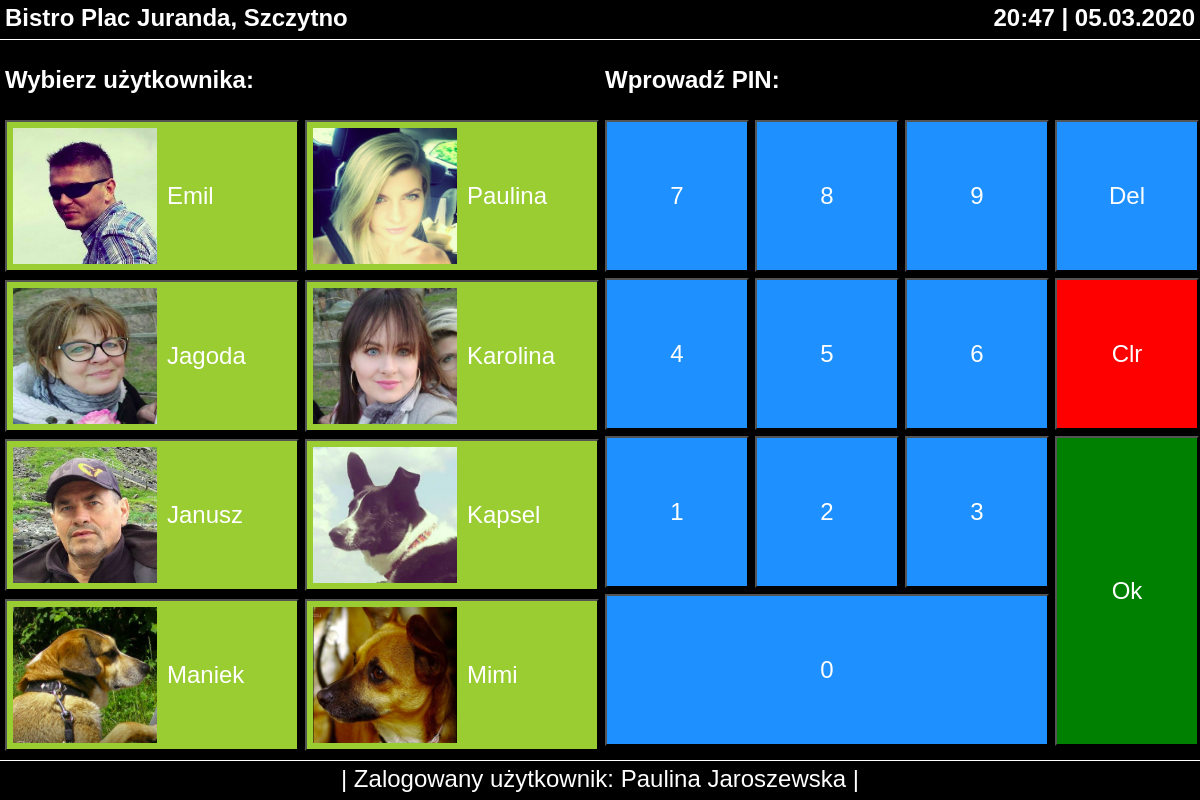
The page /bistro/panel_logowania (signed in) on the database its author committed.
### BistroManagementToolApp/models.py (models this page shows, shortened)
class ApplicationUser (models.Model):
    user = models.OneToOneField(User,on_delete=models.CASCADE,related_name='additional_fields')
    picture = models.ImageField(upload_to='profile_pics',blank=True)
    salary = models.DecimalField(max_digits=10,decimal_places=2,default='0.00')
    work_scheadule = models.OneToOneField(WorkScheadule,blank=True,null=True,on_delete=models.SET_NULL)

### BistroManagementToolApp/views.py (the view)
def panel_logowania(request):
    if request.method == "POST":
        username = request.POST.get('username')
        password = request.POST.get('password')
        user = authenticate(username=username,password=password)
        if user:
            if user.is_active:
                login(request,user)
                if User.objects.get(username=username).groups.filter(name='Employee').exists():
                    return redirect('/bistro/panel_sprzedawcy')
                else:
                    return redirect('/bistro/panel_administratora')
            else:
                return HttpResponse('Account not active')
        else:
            return redirect('/bistro/wrong_credentials_page')
    else:
        application_users = ApplicationUser.objects.all()
        my_dict = {'application_users':application_users}
        return render(request, 'BistroManagementToolApp/panel_logowania.html', context=my_dict)

### templates/BistroManagementToolApp/panel_logowania.html (shortened to what this page needs)
<!DOCTYPE html>
{% extends "BistroManagementToolApp/base.html" %}
{% load static %}
{% block own_css_block %}
    <link rel="stylesheet" href={% static "css/BistroManagementToolApp/styles_main.css" %}>
{% endblock %}
{% block body_block %}
    <div class="users-column">
        <div class="user_section_header"><strong>Wybierz użytkownika:</strong></div>
        <div class="users-container disable-scrollbars">
                {% for usr in application_users %}
                <button id="u_{{ usr.user.id }}" data-username="{{ usr.user.username }}" class="user-tile">
                    <div class="user-tile-img">{% if usr.picture %}<img src="{{ usr.picture.url }}">{% else %}<img src="{% static "img/BistroManagementToolApp/user-icon.png" %}">{% endif %}</div>
                    <div class="user-tile-name">{{ usr.user.first_name}}</div>
                </button>
                {% endfor %}
        </div>
    </div>
    <div class="keyboard-column">
        <div class="keyboard_section_header"><strong>Wprowadź PIN:</strong></div>
        <div class="keyboard-container">
                <button id="d9" class="digit">9</button>
                <button id="d8" class="digit">8</button>
                <button id="d7" class="digit">7</button>
                <button id="backspace" class="digit">Del</button>
                <button id="d6" class="digit">6</button>
                <button id="d5" class="digit">5</button>
                <button id="d4" class="digit">4</button>
                <button id="clear" class="digit">Clr</button>
                <button id="d3" class="digit">3</button>
                <button id="d2" class="digit">2</button>
                <button id="d1" class="digit">1</button>
                <button id="d0" class="digit">0</button>
                <button id="ok" class="digit">Ok</button>
        </div>
    </div>
{% endblock %}

### templates/BistroManagementToolApp/base.html (shortened to what this page needs)
<!DOCTYPE html>
<html lang="en">
{% load static %}
<head>
    <link rel="stylesheet" href="https://stackpath.bootstrapcdn.com/bootstrap/4.4.1/css/bootstrap.min.css">
    {% block own_css_block %}
    {% endblock %}
</head>
<body>
        <div class="header-container">
           <p id="p_name"><strong>Bistro Plac Juranda, Szczytno</strong></p>
           <p id="p_date"><strong>20:47 | 05.03.2020</strong></p>
        </div>
        <div class="body-container">
            {% block body_block %}
            {% endblock %}
        </div>
        <div class="footer-container">
            {% if user.is_authenticated %}
            <p id="full_footer"> | Zalogowany użytkownik: {{ user.first_name}} {{ user.last_name }} |</p>
            {% else %}
            <p id="short_footer">| Wybierz użytkownika i wpisz PIN |</p>
            <p id="full_footer">  | Wybierz użytkownika i wpisz PIN aby się zalogować | </p>
            {% endif %}
        </div>
</body>
</html>

### static/css/BistroManagementToolApp/styles_main.css (style rules this page uses)
* { box-sizing: border-box; }
html { width:100%; height:100%; overflow: hidden; margin: 0; }
body { display: flex; flex-direction: column; width:inherit; height:inherit; justify-content: center; align-items: center; font-family: Arial; color: white; background-color: white; margin:0; overflow: hidden; }
button { color:white; }
.header-container { display: flex; flex-direction:row; height:5vh; width: 100%; justify-content: center; align-content: center; padding-left: 5px; padding-right: 5px; border-bottom: solid white 1px; background-color: black; font-size:3vh; }
.digit { display:flex; background-color: dodgerblue; justify-content: center; align-items: center; font-size: 3vh; }
#d1 { grid-area:d1; }
#d2 { grid-area:d2; }
#d3 { grid-area:d3; }
#d4 { grid-area:d4; }
#d5 { grid-area:d5; }
#d6 { grid-area:d6; }
#d7 { grid-area:d7; }
#d8 { grid-area:d8; }
#d9 { grid-area:d9; }
#d0 { grid-area:d0; }
#clear { grid-area:clear; background-color: red; }
#ok { grid-area:ok; background-color: green; }
#backspace { grid-area:backspace; }
.footer-container { display: flex; flex-direction:row; height:5vh; width: 100%; justify-content: center; align-content: center; padding-left: 5px; padding-right: 5px; border-top: solid white 1px; background-color: black; font-size:3vh; }
#full_footer { display: none }
.body-container { display: flex; flex-direction: column; height: 90vh; width: 100%; justify-content: center; align-items: center; background-color: black; }
#p_date { display: none }
@media only screen and (min-width: 600px) and (orientation:landscape) { .body-container { flex-direction: row; } }
@media only screen and (min-width: 600px) and (orientation:landscape) { .header-container { justify-content: space-between; } }
@media only screen and (min-width: 600px) and (orientation:landscape) { .users-column { display: flex; flex-direction: column; width: 50vw; height: 90vh; background-color: black; font-size:3vh; padding-right: 5px; padding-left: 5px; } }
@media only screen and (min-width: 600px) and (orientation:landscape) { .user_section_header { display: flex; flex-direction: column; height: 10vh; justify-content: center; } }
@media only screen and (min-width: 600px) and (orientation:landscape) { .users-container { display: flex; flex-direction: row; flex-wrap: wrap; row-gap:1%; column-gap:1%; height:79vh; width:50vw; overflow-y:auto; background-color: black; scrollbar-width: none; -ms-overflow-style: none; } }
@media only screen and (min-width: 600px) and (orientation:landscape) { .user-tile { display: flex; flex-direction: row; background-color: yellowgreen; align-items: center; height: 19vh; width:49%; } }
@media only screen and (min-width: 600px) and (orientation:landscape) { .user-tile-img { display: flex; background-color: yellowgreen; justify-content: center; align-items: center; height:17vh; width: 18vh; } }
@media only screen and (min-width: 600px) and (orientation:landscape) { .user-tile-img img { height: 100%; width: 100%; } }
@media only screen and (min-width: 600px) and (orientation:landscape) { .user-tile-name { margin-left: 10px; font-size: 3vmin; } }
@media only screen and (min-width: 600px) and (orientation:landscape) { .keyboard-column { display: flex; flex-direction: column; width: 50vw; height: 90vh; font-size:3vh; padding-right: 5px; padding-left: 5px; } }
@media only screen and (min-width: 600px) and (orientation:landscape) { .keyboard_section_header { display: flex; flex-direction: column; height: 10vh; justify-content: center; } }
@media only screen and (min-width: 600px) and (orientation:landscape) { .keyboard-container { display:grid; grid-template-columns: 24% 24% 24% 24%; grid-template-rows: 24% 24% 24% 24%; grid-template-areas:"d7 d8 d9 backspace" "d4 d5 d6 clear" "d1 d2 d3 ok" "d0 d0 d0 ok"; grid-row-gap:1%; grid-column-gap: 1%; height: 79vh; width:50vw; background-color: black; } }
@media only screen and (min-width: 600px) and (orientation:landscape) { #full_footer { display: inherit } }
@media only screen and (min-width: 600px) and (orientation:landscape) { #p_date { display: inherit } }

### rows shown on the page
ApplicationUser: picture (picture), user.first_name "Emil"
ApplicationUser: picture (picture), user.first_name "Paulina"
ApplicationUser: picture (picture), user.first_name "Jagoda"
ApplicationUser: picture (picture), user.first_name "Karolina"
ApplicationUser: picture (picture), user.first_name "Janusz"
ApplicationUser: picture (picture), user.first_name "Kapsel"
ApplicationUser: picture (picture), user.first_name "Maniek"
ApplicationUser: picture (picture), user.first_name "Mimi"

### other values the page prints
{{ user.first_name }} "Paulina"
{{ user.last_name }} "Jaroszewska"
